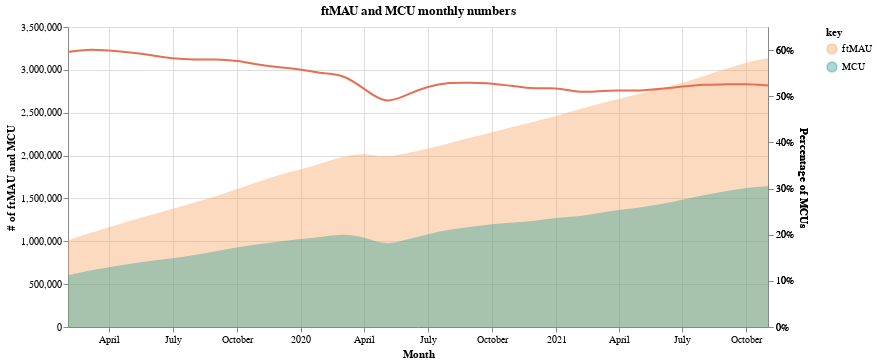

Source (notebook cell):
### Markdown cell above
There are several takeaways from this chart (note that 2021 October/November numbers are not complete):

The 10 week conversion rate is lower than in 2019. Reasons are unknown, could be related with less card transactions due to the Covid crisis, but this requires more investigation. 

There is a visible increase of the conversion in 2021-Q3. It also coincides with more ftMAU customers in the same months. Reasons are also unknown and would be interesting to look at.

### 2.2. ftMAU and MCU customer volumes <a name="22"></a>
This was the 10 week conversion rate. However many of these customers who convert to MCU later lapse and become inactive. A chart below displays how many ftMAU and MCU customers we have each month since 2019. This chart can be treated as long-term conversion, including the customers who lapsed.

Yellow area is the count of customers who have ftMAU status each month, and green is the count of customers who are MCUs. Red line indicates the percentage of MCUs among ftMAU customers.

### Code cell
base = alt.Chart(ftmau_mcu_mau).encode(x=alt.X("month:T", title="Month"))

area = (
    base.transform_fold(["ftMAU", "MCU"])
    .mark_area(interpolate="basis", opacity=0.4)
    .encode(
        y=alt.Y("value:Q", stack=None, title="# of ftMAU and MCU"),
        color=alt.Color(
            "key:N",
            scale=alt.Scale(domain=["ftMAU", "MCU"], range=["#f4a261", "#2a9d8f"]),
        ),
    )
)
line = base.mark_line(color="#e76f51", interpolate="basis").encode(
    y=alt.Y("perc_on_ftmau:Q", axis=alt.Axis(format="%"), title="Percentage of MCUs")
)

# Create a selection that chooses the nearest point & selects based on x-value
nearest = alt.selection(
    type="single", nearest=True, on="mouseover", fields=["month"], empty="none"
)
# Transparent selectors across the chart. This is what tells us
# the x-value of the cursor
selectors = (
    base.mark_point(interpolate="basis")
    .encode(
        alt.X("month:T"),
        opacity=alt.value(0),
    )
    .add_selection(nearest)
)

# Draw points on the line, and highlight based on selection
points_area = (
    base.transform_fold(["ftMAU", "MCU"])
    .mark_point()
    .encode(
        y=alt.Y("value:Q", axis=None),
        color="key:N",
        opacity=alt.condition(nearest, alt.value(1), alt.value(0)),
    )
)

points_line = line.mark_point(interpolate="basis", color="#e76f51").encode(
    opacity=alt.condition(nearest, alt.value(1), alt.value(0))
)
# Draw text labels near the points, and highlight based on selection
text_area = area.mark_text(align="left", dx=5, dy=-5).encode(
    y=alt.Y("value:Q", axis=None),
    text=alt.condition(nearest, "value:Q", alt.value(" "), format=","),
)
text_line = line.mark_text(align="left", dx=5, dy=-5).encode(
    y=alt.Y("perc_on_ftmau:Q", axis=None),
    text=alt.condition(nearest, "perc_on_ftmau:Q", alt.value(" "), format=".2%"),
)
# Draw a rule at the location of the selection
rules = (
    base.mark_rule(color="gray")
    .encode(
        x="month:T",
    )
    .transform_filter(nearest)
)

alt.layer(
    area, line, selectors, points_area, points_line, text_area, text_line, rules
).properties(
    width=700, height=300, title="ftMAU and MCU monthly numbers"
).resolve_scale(
    y="independent"
)

### Figure 1 — Vega-Lite specification as saved in the notebook (floating-point values rounded to 4 significant figures)
{"config": {"view": {"continuousWidth": 400, "continuousHeight": 300}}, "layer": [{"mark": {"type": "area", "interpolate": "basis", "opacity": 0.4}, "encoding": {"color": {"type": "nominal", "field": "key", "scale": {"domain": ["ftMAU", "MCU"], "range": ["#f4a261", "#2a9d8f"]}}, "x": {"type": "temporal", "field": "month", "title": "Month"}, "y": {"type": "quantitative", "field": "value", "stack": null, "title": "# of ftMAU and MCU"}}, "transform": [{"fold": ["ftMAU", "MCU"]}]}, {"mark": {"type": "line", "color": "#e76f51", "interpolate": "basis"}, "encoding": {"x": {"type": "temporal", "field": "month", "title": "Month"}, "y": {"type": "quantitative", "axis": {"format": "%"}, "field": "perc_on_ftmau", "title": "Percentage of MCUs"}}}, {"mark": {"type": "point", "interpolate": "basis"}, "encoding": {"opacity": {"value": 0}, "x": {"type": "temporal", "field": "month"}}, "selection": {"selector003": {"type": "single", "nearest": true, "on": "mouseover", "fields": ["month"], "empty": "none"}}}, {"mark": "point", "encoding": {"color": {"type": "nominal", "field": "key"}, "opacity": {"condition": {"value": 1, "selection": "selector003"}, "value": 0}, "x": {"type": "temporal", "field": "month", "title": "Month"}, "y": {"type": "quantitative", "axis": null, "field": "value"}}, "transform": [{"fold": ["ftMAU", "MCU"]}]}, {"mark": {"type": "point", "color": "#e76f51", "interpolate": "basis"}, "encoding": {"opacity": {"condition": {"value": 1, "selection": "selector003"}, "value": 0}, "x": {"type": "temporal", "field": "month", "title": "Month"}, "y": {"type": "quantitative", "axis": {"format": "%"}, "field": "perc_on_ftmau", "title": "Percentage of MCUs"}}}, {"mark": {"type": "text", "align": "left", "dx": 5, "dy": -5}, "encoding": {"color": {"type": "nominal", "field": "key", "scale": {"domain": ["ftMAU", "MCU"], "range": ["#f4a261", "#2a9d8f"]}}, "text": {"condition": {"type": "quantitative", "field": "value", "format": ",", "selection": "selector003"}, "value": " "}, "x": {"type": "temporal", "field": "month", "title": "Month"}, "y": {"type": "quantitative", "axis": null, "field": "value"}}, "transform": [{"fold": ["ftMAU", "MCU"]}]}, {"mark": {"type": "text", "align": "left", "dx": 5, "dy": -5}, "encoding": {"text": {"condition": {"type": "quantitative", "field": "perc_on_ftmau", "format": ".2%", "selection": "selector003"}, "value": " "}, "x": {"type": "temporal", "field": "month", "title": "Month"}, "y": {"type": "quantitative", "axis": null, "field": "perc_on_ftmau"}}}, {"mark": {"type": "rule", "color": "gray"}, "encoding": {"x": {"type": "temporal", "field": "month"}}, "transform": [{"filter": {"selection": "selector003"}}]}], "data": {"name": "data-33b136a10cdb8098dc40755a702f60b7"}, "height": 300, "resolve": {"scale": {"y": "independent"}}, "title": "ftMAU and MCU monthly numbers", "width": 700, "$schema": "https://vega.github.io/schema/vega-lite/v4.8.1.json", "datasets": {"data-33b136a10cdb8098dc40755a702f60b7": [{"month": "2021-11", "ftMAU": 3136373, "MAU": 1931965, "MCU": 1641133, "perc_on_mau": 0.8495, "perc_on_ftmau": 0.5233}, {"month": "2021-10", "ftMAU": 3087803, "MAU": 1927666, "MCU": 1625592, "perc_on_mau": 0.8433, "perc_on_ftmau": 0.5265}, {"month": "2021-09", "ftMAU": 3012535, "MAU": 1920925, "MCU": 1583434, "perc_on_mau": 0.8243, "perc_on_ftmau": 0.5256}, {"month": "2021-08", "ftMAU": 2925981, "MAU": 1873459, "MCU": 1537653, "perc_on_mau": 0.8208, "perc_on_ftmau": 0.5255}, {"month": "2021-07", "ftMAU": 2847425, "MAU": 1817953, "MCU": 1484104, "perc_on_mau": 0.8164, "perc_on_ftmau": 0.5212}, {"month": "2021-06", "ftMAU": 2780902, "MAU": 1764243, "MCU": 1434528, "perc_on_mau": 0.8131, "perc_on_ftmau": 0.5158}, {"month": "2021-05", "ftMAU": 2723543, "MAU": 1729635, "MCU": 1392935, "perc_on_mau": 0.8053, "perc_on_ftmau": 0.5114}, {"month": "2021-04", "ftMAU": 2661031, "MAU": 1690704, "MCU": 1365552, "perc_on_mau": 0.8077, "perc_on_ftmau": 0.5132}, {"month": "2021-03", "ftMAU": 2600721, "MAU": 1651761, "MCU": 1328235, "perc_on_mau": 0.8041, "perc_on_ftmau": 0.5107}, {"month": "2021-02", "ftMAU": 2537109, "MAU": 1615430, "MCU": 1287659, "perc_on_mau": 0.7971, "perc_on_ftmau": 0.5075}, {"month": "2021-01", "ftMAU": 2460056, "MAU": 1576185, "MCU": 1277952, "perc_on_mau": 0.8108, "perc_on_ftmau": 0.5195}, {"month": "2020-12", "ftMAU": 2398664, "MAU": 1538433, "MCU": 1236271, "perc_on_mau": 0.8036, "perc_on_ftmau": 0.5154}, {"month": "2020-11", "ftMAU": 2335030, "MAU": 1490344, "MCU": 1219094, "perc_on_mau": 0.818, "perc_on_ftmau": 0.5221}, {"month": "2020-10", "ftMAU": 2273870, "MAU": 1455269, "MCU": 1200769, "perc_on_mau": 0.8251, "perc_on_ftmau": 0.5281}, {"month": "2020-09", "ftMAU": 2210271, "MAU": 1427294, "MCU": 1169984, "perc_on_mau": 0.8197, "perc_on_ftmau": 0.5293}, {"month": "2020-08", "ftMAU": 2143797, "MAU": 1388032, "MCU": 1136300, "perc_on_mau": 0.8186, "perc_on_ftmau": 0.53}, {"month": "2020-07", "ftMAU": 2081874, "MAU": 1348988, "MCU": 1085642, "perc_on_mau": 0.8048, "perc_on_ftmau": 0.5215}, {"month": "2020-06", "ftMAU": 2026491, "MAU": 1287451, "MCU": 1020086, "perc_on_mau": 0.7923, "perc_on_ftmau": 0.5034}, {"month": "2020-05", "ftMAU": 1973041, "MAU": 1237766, "MCU": 950692, "perc_on_mau": 0.7681, "perc_on_ftmau": 0.4818}, {"month": "2020-04", "ftMAU": 2034488, "MAU": 1185174, "MCU": 1050452, "perc_on_mau": 0.8863, "perc_on_ftmau": 0.5163}, {"month": "2020-03", "ftMAU": 1986932, "MAU": 1267105, "MCU": 1088833, "perc_on_mau": 0.8593, "perc_on_ftmau": 0.548}, {"month": "2020-02", "ftMAU": 1913847, "MAU": 1282868, "MCU": 1049860, "perc_on_mau": 0.8184, "perc_on_ftmau": 0.5486}, {"month": "2020-01", "ftMAU": 1836822, "MAU": 1236078, "MCU": 1026134, "perc_on_mau": 0.8302, "perc_on_ftmau": 0.5586}, {"month": "2019-12", "ftMAU": 1775148, "MAU": 1194664, "MCU": 998638, "perc_on_mau": 0.8359, "perc_on_ftmau": 0.5626}, {"month": "2019-11", "ftMAU": 1697193, "MAU": 1159560, "MCU": 964473, "perc_on_mau": 0.8318, "perc_on_ftmau": 0.5683}, {"month": "2019-10", "ftMAU": 1608548, "MAU": 1123840, "MCU": 928738, "perc_on_mau": 0.8264, "perc_on_ftmau": 0.5774}, {"month": "2019-09", "ftMAU": 1524613, "MAU": 1088177, "MCU": 884980, "perc_on_mau": 0.8133, "perc_on_ftmau": 0.5805}, {"month": "2019-08", "ftMAU": 1451441, "MAU": 1018508, "MCU": 840396, "perc_on_mau": 0.8251, "perc_on_ftmau": 0.579}, {"month": "2019-07", "ftMAU": 1377939, "MAU": 972561, "MCU": 800484, "perc_on_mau": 0.8231, "perc_on_ftmau": 0.5809}, {"month": "2019-06", "ftMAU": 1311369, "MAU": 923772, "MCU": 773048, "perc_on_mau": 0.8368, "perc_on_ftmau": 0.5895}, {"month": "2019-05", "ftMAU": 1241109, "MAU": 897622, "MCU": 738833, "perc_on_mau": 0.8231, "perc_on_ftmau": 0.5953}, {"month": "2019-04", "ftMAU": 1165259, "MAU": 858085, "MCU": 697939, "perc_on_mau": 0.8134, "perc_on_ftmau": 0.599}, {"month": "2019-03", "ftMAU": 1086023, "MAU": 812469, "MCU": 653682, "perc_on_mau": 0.8046, "perc_on_ftmau": 0.6019}, {"month": "2019-02", "ftMAU": 1011609, "MAU": 767146, "MCU": 602864, "perc_on_mau": 0.7859, "perc_on_ftmau": 0.5959}]}}
